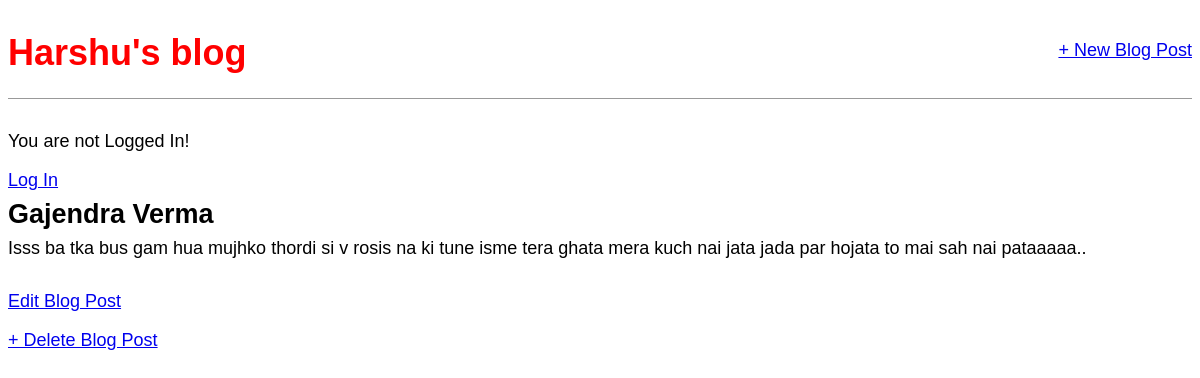
/post/1/, run on an earlier commit of the app's database.
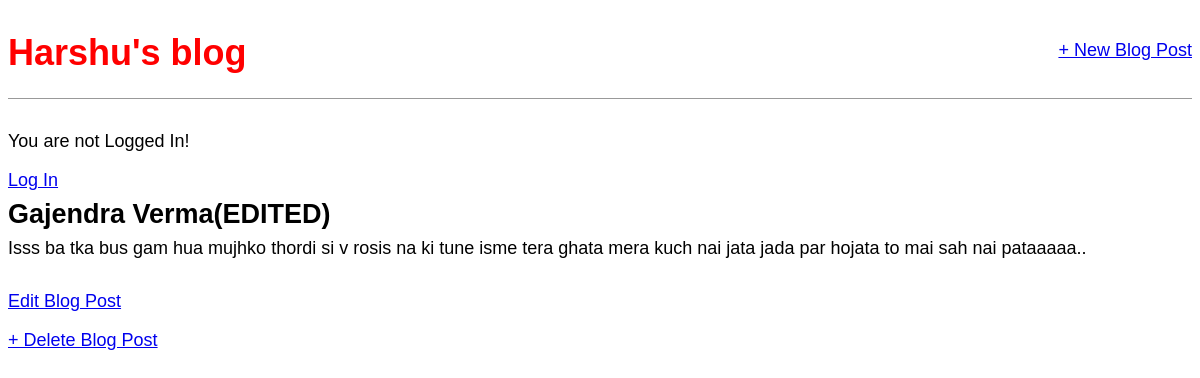
And on a later commit of the database.
### blog/models.py (models this page shows, shortened)
class Post(models.Model):
    title = models.CharField(max_length = 100)
    author = models.ForeignKey('auth.User',on_delete=models.CASCADE)
    body = models.TextField()

### blog/views.py (the view)
# urls.py: path('post/<int:pk>/',BlogDetailView.as_view(),name = 'post_detail'),
class BlogDetailView(DetailView):
    model = Post
    template_name = 'post_detail.html'

### templates/post_detail.html
{% extends 'base.html' %}
{% block content %}
<div class="post-entry">
<h2>{{ post.title }}</h2>
<p>{{ post.body }}</p> </div>
<p><a href = "{% url 'post_edit' post.pk %}">Edit Blog Post</a></p>
<p><a href="{% url 'post_delete' post.pk %}">+ Delete Blog Post</a></p>
{% endblock content %}

What changed in the data, as far as the page shows it:
changed Post: title "Gajendra Verma" → "Gajendra Verma(EDITED)"
